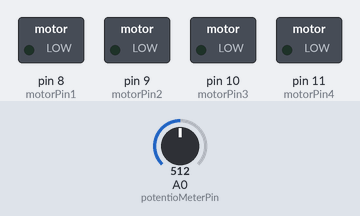
Bench run of a sketch on a simulated Arduino Uno, built with avr-gcc and run on an emulated ATmega328P. Parts: switched loads named in the sketch (green lamp = pin HIGH). Dashed ring = blinking. The inputs (shaded band) are chosen by the test bench; at power-on: A0 (potentioMeterPin) = 512. What the sketch prints to the serial monitor is not drawn.

Above: at 1.2 s.
1.3 s: A0 (potentioMeterPin) set to 548
4.3 s: A0 (potentioMeterPin) set to 562
At 5.7 s:
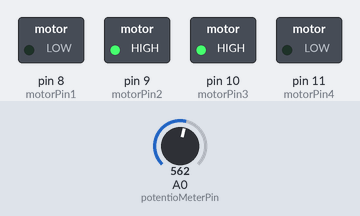
7.3 s: A0 (potentioMeterPin) set to 828
At 7.8 s:
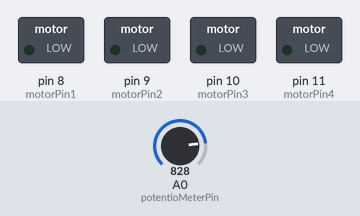
10.3 s: A0 (potentioMeterPin) set to 839
At 10.73 s:
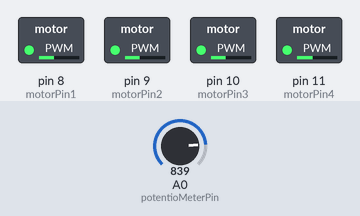
13.3 s: A0 (potentioMeterPin) set to 1023
At 13.52 s:
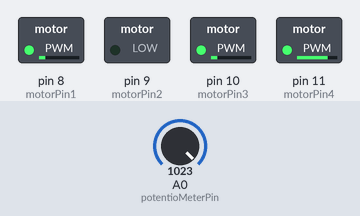
16.3 s: A0 (potentioMeterPin) set to 1001
Timing chart, 0 to 19.3 s (numbered marks = the images above; inputs shaded):
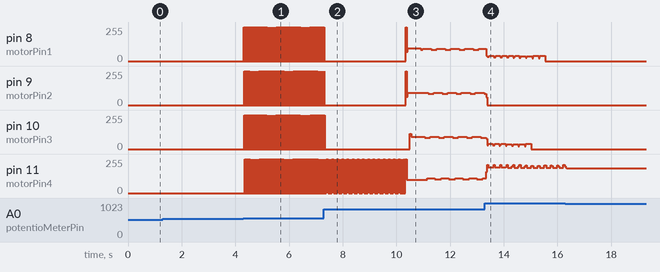

The sketch:

sketch_nov23a.ino
```cpp
/*
 *  예제 7.1
 *  스텝모터 구동
 */

// 스텝 모터 신호 핀 설정
int motorPin1 = 8;
int motorPin2 = 9;
int motorPin3 = 10;
int motorPin4 = 11;

// 포텐쇼미터 핀 설정
int potentioMeterPin = 0;

// stop 구간 폭 설정
int stopRange = 100;

// 모터 속도 관련 변수 설정
int motorSpeed; // 스텝 사이의 지연시간으로서 4500~10000의 범위를 갖는다.
int motorSpeedPercent; // 속도를 0~100%로 나타낸다.

// 스텝 모터의 스텝 설정
// 0~7은 동작 신호, 8번째는 모터 정지시 신호
int steps[] = {B1000, B1100, B0100, B0110, B0010, B0011, B0001, B1001, B0000};

void setup() {
  // 모터 신호 핀을 출력으로 설정
  pinMode(motorPin1, OUTPUT);
  pinMode(motorPin2, OUTPUT);
  pinMode(motorPin3, OUTPUT);
  pinMode(motorPin4, OUTPUT);

  // 시리얼 통신 설정
  Serial.begin(9600);
}

void loop() {
  // 포텐쇼미터 값을 읽어옴
  int potentioMeter = analogRead(potentioMeterPin);

  // CW로 회전시 모터를 CW방향으로 회전시킨다..
  if(potentioMeter >= 512+(stopRange/2)){
    // 모터의 속도를 계산한다.
    motorSpeed = map(potentioMeter, 512+(stopRange/2), 1023, 4500, 1000);
    // 모터의 속도를 백분율로 변환시킨다.
    motorSpeedPercent = map(motorSpeed, 4500, 1000, 1, 100);
    // 시리얼 통신 메세지를 출력한다.
    Serial.print("CW Motor Speed: ");
    Serial.println(motorSpeedPercent);
    // CW로 회전시킨다.
    clockwise();
  }
  // CCW로 회전 시 모터를 CW방향으로 회전시킨다.
  else if(potentioMeter <= 512-(stopRange/2)){
    // 모터의 속도를 계산한다.
    motorSpeed = map(potentioMeter, 512 - (stopRange/2), 0, 4500, 1000);
    // 모터의 속도를 백분율로 변환시킨다.
    motorSpeedPercent = map(motorSpeed, 4500, 1000, 1, 100);
    // 시리얼 통신 메세지를 출력한다.
    Serial.print("CCW Motor Speed: ");
    Serial.println(motorSpeedPercent);
    // CCW로 회전시킨다.
    counterClockwise();
  }
  // 중간에 위치 했을 경우 정지시킨다.
  else{
    Serial.println("Motor Stop");
    motorStop();
  }
}

void counterClockwise(){
  // 0~7 번째 신호를 순차적으로 출력시킨다.
  for(int i = 0; i < 8; i++){
    motorSignalOutput(i);
    delayMicroseconds(motorSpeed);
  }
}

void clockwise(){
  // 7~0번째 신호를 순차적으로 출력시킨다.
  for(int i = 7; i >= 0; i--){
    motorSignalOutput(i);
    delayMicroseconds(motorSpeed);
  }
}

void motorStop(){
  // 정지신호를 출력시킨다.
  motorSignalOutput(8);
}

void motorSignalOutput(int out){
  // out 변수에 해당하는 모터 신호를 출력한다.
  digitalWrite(motorPin1, bitRead(steps[out], 0));
  digitalWrite(motorPin2, bitRead(steps[out], 1));
  digitalWrite(motorPin3, bitRead(steps[out], 2));
  digitalWrite(motorPin4, bitRead(steps[out], 3));
}
```

Measured:
- the behaviour switches between 561 and 562 on A0 (potentioMeterPin) (found by bisection; images 0 and 1)
- the behaviour switches between 838 and 839 on A0 (potentioMeterPin) (found by bisection; images 2 and 3)
- after the input at 4.3 s, pin 8 (motorPin1), pin 9 (motorPin2), pin 10 (motorPin3): alternates 255/255 for 0.01 s and 0/255 for 0.02 s, starting at once; pin 11 (motorPin4): alternates 255/255 for 0.01 s and 0/255 for 0.02 s, starting after 0.05 s
- after the input at 7.3 s, pin 8 (motorPin1), pin 9 (motorPin2), pin 10 (motorPin3): goes on until 7.3 s, then stays 0/255; pin 11 (motorPin4): alternates 255/255 for 0.01 s and 0/255 for 0.01 s, starting after 0.09 s
